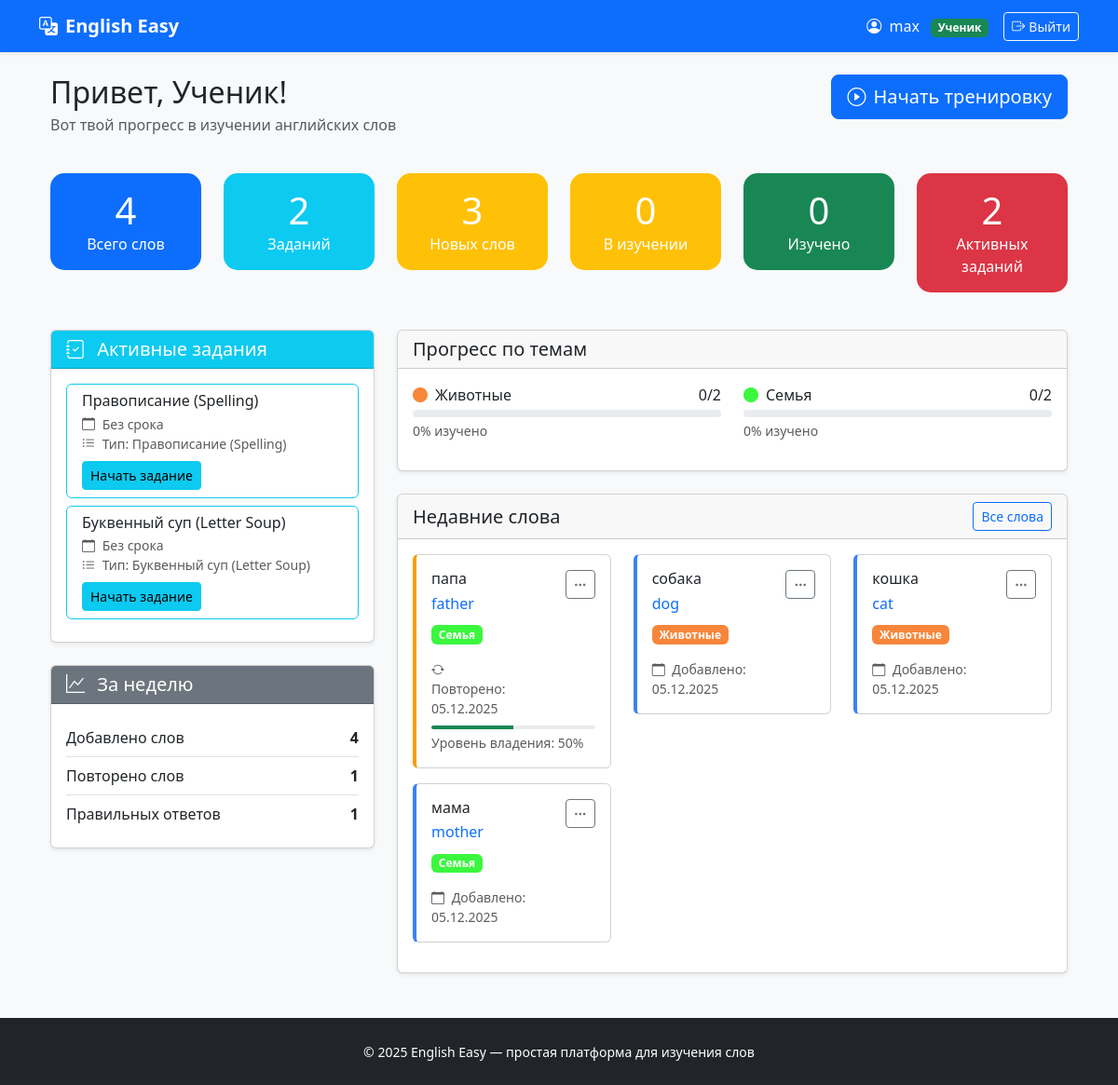
/dashboard/student/ (signed in), run on an earlier commit of the app's database.
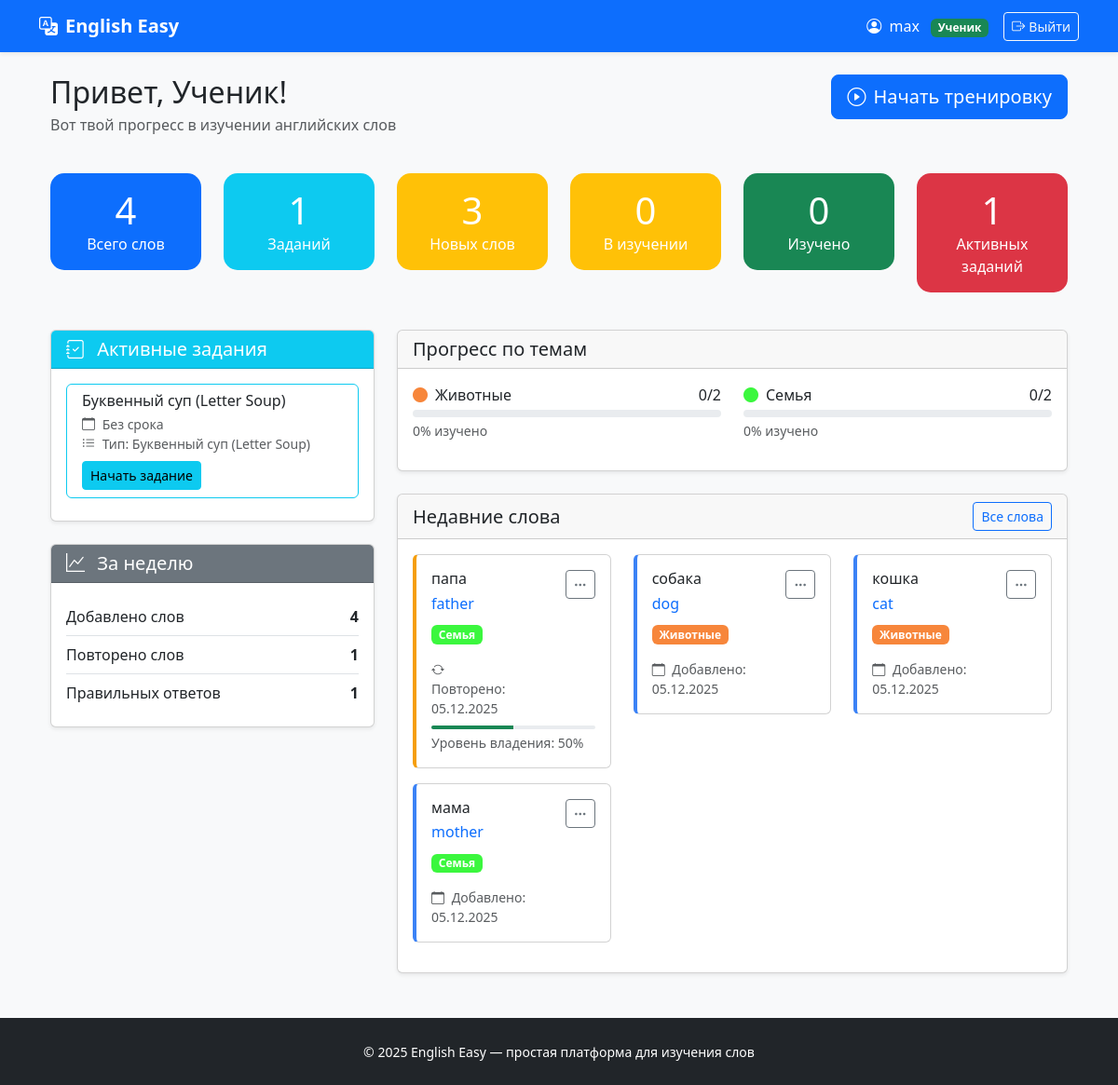
And on a later commit of the database.
### exercises/models.py (models this page shows, shortened)
class Exercise(models.Model):
    ASSIGNMENT_TYPE_CHOICES = [
        ('homework', 'Домашняя работа'),
        ('classwork', 'Работа на уроке'),
        ('test', 'Контрольная работа'),
    ]
    EXERCISE_TYPE_CHOICES = [
        ('spelling', 'Правописание (Spelling)'),
        ('drag_and_drop', 'Перетаскивание (Drag and Drop)'),
        ('letter_soup', 'Буквенный суп (Letter Soup)'),
    ]
    STATUS_CHOICES = [
        ('not_started', 'Не начато'),
        ('in_progress', 'В процессе'),
        ('completed', 'Выполнено'),
        ('graded', 'Проверено'),
    ]
    description = models.TextField('Описание', blank=True)
    student = models.ForeignKey(
        settings.AUTH_USER_MODEL,
        on_delete=models.CASCADE,
        related_name='exercises',
        limit_choices_to={'role': 'student'},
        verbose_name='Ученик'
    )
    teacher = models.ForeignKey(
        settings.AUTH_USER_MODEL,
        on_delete=models.CASCADE,
        related_name='created_exercises',
        limit_choices_to={'role': 'teacher'},
        verbose_name='Учитель'
    )
    assignment_type = models.CharField(
        'Тип задания',
        max_length=20,
        choices=ASSIGNMENT_TYPE_CHOICES,
        default='homework'
    )
    exercise_type = models.CharField(
        'Вид упражнения',
        max_length=20,
        choices=EXERCISE_TYPE_CHOICES,
        default='spelling'
    )
    status = models.CharField(
        'Статус',
        max_length=20,
        choices=STATUS_CHOICES,
        default='not_started'
    )
    attempts = models.IntegerField('Количество попыток', default=0)
    exercise_data = models.JSONField('Данные упражнения', default=dict)
    created_at = models.DateTimeField('Создано', auto_now_add=True)
    updated_at = models.DateTimeField('Обновлено', auto_now=True)
    due_date = models.DateTimeField('Срок выполнения', null=True, blank=True)
    completed_at = models.DateTimeField('Завершено', null=True, blank=True)
    teacher_comment = models.TextField('Комментарий учителя', blank=True)
    class Meta:
        verbose_name = 'Упражнение'
        verbose_name_plural = 'Упражнения'
        ordering = ['-created_at']

### vocabulary/models.py (models this page shows, shortened)
class Topic(models.Model):
    name = models.CharField("Название темы", max_length=100)
    color = models.CharField("Цвет (HEX)", max_length=7, default="#3B82F6")
    created_at = models.DateTimeField(auto_now_add=True)
    class Meta:
        ordering = ['name']
        verbose_name = "Тема"
        verbose_name_plural = "Темы"

class StudentWord(models.Model):
    STATUS_CHOICES = (
        ('new', 'Новое'),
        ('learning', 'Изучается'),
        ('review', 'Повторение'),
        ('completed', 'Изучено'),
    )
    student = models.ForeignKey(
        settings.AUTH_USER_MODEL,
        on_delete=models.CASCADE,
        related_name='assigned_words',
        limit_choices_to={'role': 'student'}
    )
    assigned_by = models.ForeignKey(
        settings.AUTH_USER_MODEL,
        on_delete=models.SET_NULL,
        null=True,
        blank=True,
        related_name='assigned_words_by_teacher',
        verbose_name="Назначено учителем"
    )
    word = models.ForeignKey(Word, on_delete=models.CASCADE)
    assigned_at = models.DateTimeField("Назначено", auto_now_add=True)
    status = models.CharField("Статус", max_length=10, choices=STATUS_CHOICES, default='new')
    last_reviewed = models.DateTimeField("Последнее повторение", null=True, blank=True)
    next_review = models.DateTimeField("Следующее повторение", null=True, blank=True)
    review_count = models.IntegerField("Количество повторений", default=0)
    correct_answers = models.IntegerField("Правильных ответов", default=0)
    wrong_answers = models.IntegerField("Неправильных ответов", default=0)
    class Meta:
        unique_together = ('student', 'word')
        ordering = ['-assigned_at']
        verbose_name = "Назначенное слово"
        verbose_name_plural = "Назначенные слова"
    def get_mastery_level(self):
        total = self.correct_answers + self.wrong_answers
        if total == 0:
            return 0
        return int((self.correct_answers / total) * 100)

class Word(models.Model):
    russian = models.CharField("Русский", max_length=100)
    english = models.CharField("English", max_length=100)
    topic = models.ForeignKey(
        Topic,
        null=True,
        blank=True,
        on_delete=models.SET_NULL,
        related_name='words'
    )
    created_at = models.DateTimeField(auto_now_add=True)
    class Meta:
        unique_together = ('russian', 'english')
        ordering = ['russian']
        verbose_name = "Слово"
        verbose_name_plural = "Слова"

### dashboard/views.py (the view)
# urls.py: path('student/', views.student_dashboard, name='student'),
@login_required
def student_dashboard(request):
    if not request.user.is_student():
        return redirect('dashboard:home')
    assigned_words = StudentWord.objects.filter(student=request.user)
    stats = {
        'total': assigned_words.count(),
        'new': assigned_words.filter(status='new').count(),
        'learning': assigned_words.filter(status='learning').count(),
        'review': assigned_words.filter(status='review').count(),
        'completed': assigned_words.filter(status='completed').count(),
    }
    today = timezone.now()
    words_for_review = assigned_words.filter(
        next_review__lte=today,
        status__in=['new', 'learning', 'review']
    ).order_by('next_review')[:10]
    assignments = Exercise.objects.filter(
        student=request.user
    ).exclude(
        status__in=['completed', 'graded']
    ).order_by('due_date', '-created_at')[:5]  # Ограничиваем 5 заданиями
    topics_with_progress = []
    for topic in Topic.objects.all():
        words_in_topic = assigned_words.filter(word__topic=topic)
        if words_in_topic.exists():
            total_words = words_in_topic.count()
            learned_words = words_in_topic.filter(status='completed').count()
            topics_with_progress.append({
                'id': topic.id,
                'name': topic.name,
                'color': topic.color,
                'total': total_words,
                'learned': learned_words,
                'percent': int((learned_words / total_words) * 100) if total_words > 0 else 0
            })
    recent_words = assigned_words.order_by('-last_reviewed')[:10] if assigned_words.filter(
        last_reviewed__isnull=False).exists() else assigned_words.order_by('-assigned_at')[:5]
    week_ago = timezone.now() - timedelta(days=7)
    weekly_stats = {
        'words_added': assigned_words.filter(assigned_at__gte=week_ago).count(),
        'words_reviewed': assigned_words.filter(last_reviewed__gte=week_ago).count(),
        'correct_answers': sum(
            assigned_words.filter(last_reviewed__gte=week_ago).values_list('correct_answers', flat=True)),
    }
    context = {
        'stats': stats,
        'words_for_review': words_for_review,
        'assignments': assignments,
        'topics_with_progress': topics_with_progress,
        'recent_words': recent_words,
        'weekly_stats': weekly_stats,
    }
    return render(request, 'dashboard/student.html', context)

### users/models.py (called while the page is built)
    def is_teacher(self):
        return self.role == 'teacher'

    def is_student(self):
        return self.role == 'student'

### dashboard/templates/dashboard/student.html (shortened to what the changed rows need)
{% extends 'base.html' %}
{% block content %}
    <div class="container-fluid">
        <div class="row mb-4">
            <div class="col">
                <h1 class="h2 mb-1">Привет, {{ user.first_name|default:"Ученик" }}!</h1>
            </div>
        </div>
        <div class="row mb-4">
            <div class="col-md-2 mb-3">
                <div class="card stat-card bg-info text-white">
                    <div class="card-body text-center">
                        <div class="h1 mb-0">{{ assignments.count }}</div>
                        <p class="mb-0">Заданий</p>
                    </div>
                </div>
            </div>
            <div class="col-md-2 mb-3">
                <div class="card stat-card bg-danger text-white">
                    <div class="card-body text-center">
                        <div class="h1 mb-0">{{ assignments|length }}</div>
                        <p class="mb-0">Активных заданий</p>
                    </div>
                </div>
            </div>
        </div>
        <div class="row">
            <div class="col-lg-4">
                {% if assignments %}
                    <div class="card shadow-sm mb-4">
                        <div class="card-body">
                            {% for assignment in assignments %}
                                <div class="card mb-2 border-info">
                                    <div class="card-body py-2">
                                        <h6 class="card-title mb-1">{{ assignment.get_exercise_type_display }}</h6>
                                        <small class="text-muted d-block">
                                            <i class="bi bi-calendar me-1"></i>
                                            {% if assignment.due_date %}
                                                До {{ assignment.due_date|date:"d.m.Y" }}
                                            {% else %}
                                                Без срока
                                            {% endif %}
                                        </small>
                                        <small class="text-muted d-block">
                                            <i class="bi bi-list-ul me-1"></i>
                                            Тип: {{ assignment.get_exercise_type_display }}
                                        </small>
                                        <a href="{% url 'exercises:do_exercise' assignment.id %}"
                                           class="btn btn-sm btn-info mt-2">Начать задание</a>
                                    </div>
                                </div>
                            {% endfor %}
                        </div>
                    </div>
                {% endif %}
            </div>
            <div class="col-lg-8">
                {% if topics_with_progress %}
                    <div class="card shadow-sm mb-4">
                        <div class="card-body">
                            <div class="row">
                                {% for topic in topics_with_progress %}
                                    <div class="col-md-6 mb-3">
                                        <div class="d-flex justify-content-between mb-1">
                                            <span><i class="bi bi-circle-fill me-2"
                                                     style="color: {{ topic.color }}"></i>{{ topic.name }}</span>
                                            <span>{{ topic.learned }}/{{ topic.total }}</span>
                                        </div>
                                        <div class="progress" style="height: 8px;">
                                        </div>
                                        <small class="text-muted d-block mt-1">{{ topic.percent }}% изучено</small>
                                    </div>
                                {% endfor %}
                            </div>
                        </div>
                    </div>
                {% endif %}
                <div class="card shadow-sm">
                    <div class="card-body">
                        <div class="row" id="wordsList">
                            {% for sw in recent_words %}
                                <div class="col-md-6 col-lg-4 mb-3">
                                    <div class="card word-card status-{{ sw.status }}">
                                        <div class="card-body">
                                            <div class="d-flex justify-content-between align-items-start">
                                                <div>
                                                    <h6 class="card-title mb-1">{{ sw.word.russian }}</h6>
                                                    <p class="card-text text-primary mb-2">{{ sw.word.english }}</p>
                                                </div>
                                                <div class="dropdown">
                                                    <button class="btn btn-sm btn-outline-secondary"
                                                            type="button" data-bs-toggle="dropdown">
                                                        <i class="bi bi-three-dots"></i>
                                                    </button>
                                                </div>
                                            </div>
                                            {% if sw.word.topic %}
                                                <span class="badge mb-2" style="background: {{ sw.word.topic.color }}">
                                        {{ sw.word.topic.name }}
                                    </span>
                                            {% endif %}
                                            <div class="d-flex justify-content-between align-items-center mt-2">
                                                <small class="text-muted">
                                                    {% if sw.last_reviewed %}
                                                        <i class="bi bi-arrow-repeat me-1"></i>
                                                        Повторено: {{ sw.last_reviewed|date:"d.m.Y" }}
                                                    {% else %}
                                                        <i class="bi bi-calendar me-1"></i>
                                                        Добавлено: {{ sw.assigned_at|date:"d.m.Y" }}
                                                    {% endif %}
                                                </small>
                                                <span class="badge bg-{{ sw.status }}">
                                        </span>
                                            </div>
                                            {% if sw.review_count > 0 %}
                                                <div class="progress mt-2" style="height: 4px;">
                                                    <div class="progress-bar bg-success"
                                                         style="width: {{ sw.get_mastery_level }}%"></div>
                                                </div>
                                                <small class="text-muted d-block mt-1">
                                                    Уровень владения: {{ sw.get_mastery_level }}%
                                                </small>
                                            {% endif %}
                                        </div>
                                    </div>
                                </div>
                            {% empty %}
                                <div class="col-12 text-center py-5">
                                    <i class="bi bi-journal-x display-1 text-muted mb-3"></i>
                                    <h4>Нет назначенных слов</h4>
                                    <p class="text-muted">Ваш учитель ещё не добавил слова для изучения</p>
                                </div>
                            {% endfor %}
                        </div>
                    </div>
                </div>
            </div>
        </div>
    </div>
{% endblock %}

What changed in the data, as far as the page shows it:
no longer on this page (row edited): Exercise: exercise_type "Правописание (Spelling)", shows "Без срока"
Also different on the page:
{{ assignments.count }}: "2" → "1"
{{ assignments|length }}: "2" → "1"
